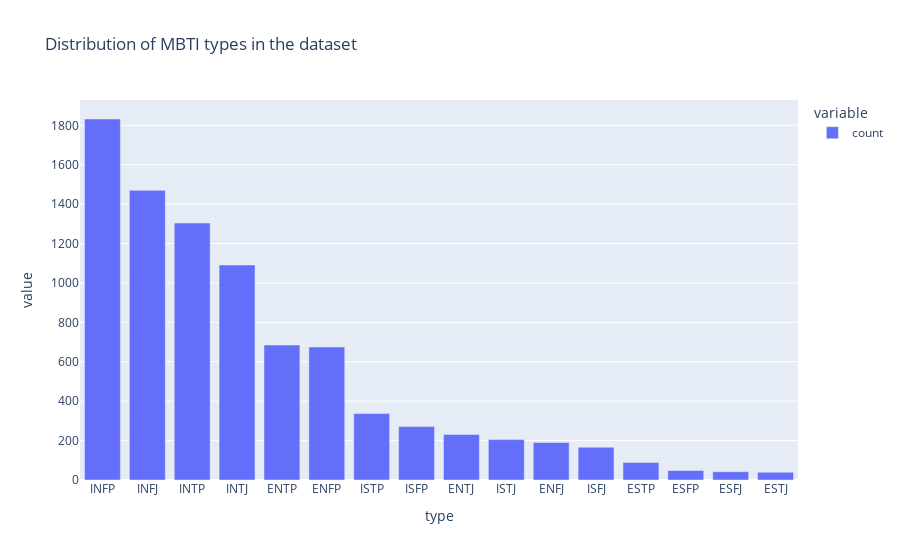

The cell this chart's notebook holds for it:
### Code cell
fig

### Figure 1 — Plotly figure (JSON) as saved in the notebook; plotly's stock layout.template omitted (floating-point values rounded to 4 significant figures)
{"data": [{"alignmentgroup": "True", "hovertemplate": "variable=count<br>type=%{x}<br>value=%{y}<extra></extra>", "legendgroup": "count", "marker": {"color": "#636efa", "pattern": {"shape": ""}}, "name": "count", "offsetgroup": "count", "orientation": "v", "showlegend": true, "textposition": "auto", "type": "bar", "x": ["INFP", "INFJ", "INTP", "INTJ", "ENTP", "ENFP", "ISTP", "ISFP", "ENTJ", "ISTJ", "ENFJ", "ISFJ", "ESTP", "ESFP", "ESFJ", "ESTJ"], "xaxis": "x", "y": [1832, 1470, 1304, 1091, 685, 675, 337, 271, 231, 205, 190, 166, 89, 48, 42, 39], "yaxis": "y"}], "layout": {"barmode": "relative", "legend": {"title": {"text": "variable"}, "tracegroupgap": 0}, "title": {"text": "Distribution of MBTI types in the dataset"}, "xaxis": {"anchor": "y", "domain": [0, 1], "title": {"text": "type"}}, "yaxis": {"anchor": "x", "domain": [0, 1], "title": {"text": "value"}}}}
